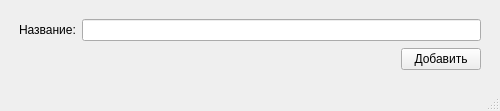
<?xml version="1.0" encoding="UTF-8"?>
<ui version="4.0">
 <class>MainWindow</class>
 <widget class="QMainWindow" name="MainWindow">
  <property name="geometry">
   <rect>
    <x>0</x>
    <y>0</y>
    <width>500</width>
    <height>111</height>
   </rect>
  </property>
  <property name="windowTitle">
   <string>MainWindow</string>
  </property>
  <widget class="QWidget" name="centralwidget">
   <layout class="QHBoxLayout" name="horizontalLayout_2">
    <item>
     <layout class="QVBoxLayout" name="verticalLayout" stretch="1,0">
      <property name="leftMargin">
       <number>10</number>
      </property>
      <property name="topMargin">
       <number>10</number>
      </property>
      <property name="rightMargin">
       <number>10</number>
      </property>
      <property name="bottomMargin">
       <number>10</number>
      </property>
      <item>
       <layout class="QFormLayout" name="formLayout">
        <item row="0" column="0">
         <widget class="QLabel" name="label">
          <property name="text">
           <string>Название:</string>
          </property>
         </widget>
        </item>
        <item row="0" column="1">
         <widget class="QLineEdit" name="titleInput"/>
        </item>
       </layout>
      </item>
      <item>
       <layout class="QHBoxLayout" name="horizontalLayout">
        <item>
         <spacer name="horizontalSpacer">
          <property name="orientation">
           <enum>Qt::Horizontal</enum>
          </property>
          <property name="sizeHint" stdset="0">
           <size>
            <width>40</width>
            <height>20</height>
           </size>
          </property>
         </spacer>
        </item>
        <item>
         <widget class="QPushButton" name="addBtn">
          <property name="text">
           <string>Добавить</string>
          </property>
         </widget>
        </item>
       </layout>
      </item>
     </layout>
    </item>
   </layout>
  </widget>
  <widget class="QStatusBar" name="statusbar"/>
 </widget>
 <resources/>
 <connections/>
</ui>
